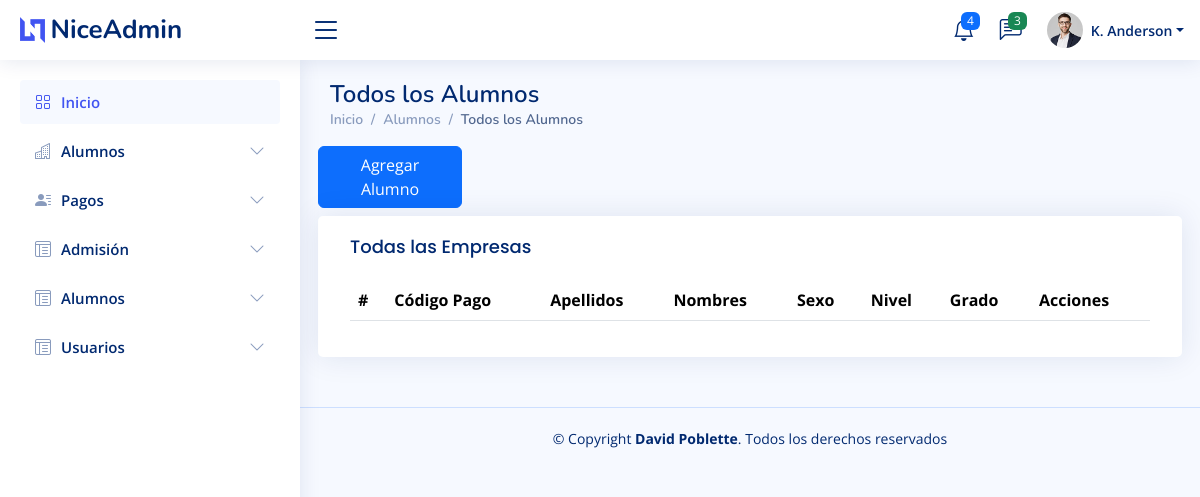
The page /listaAlumnos (signed in) on the database as committed earlier.
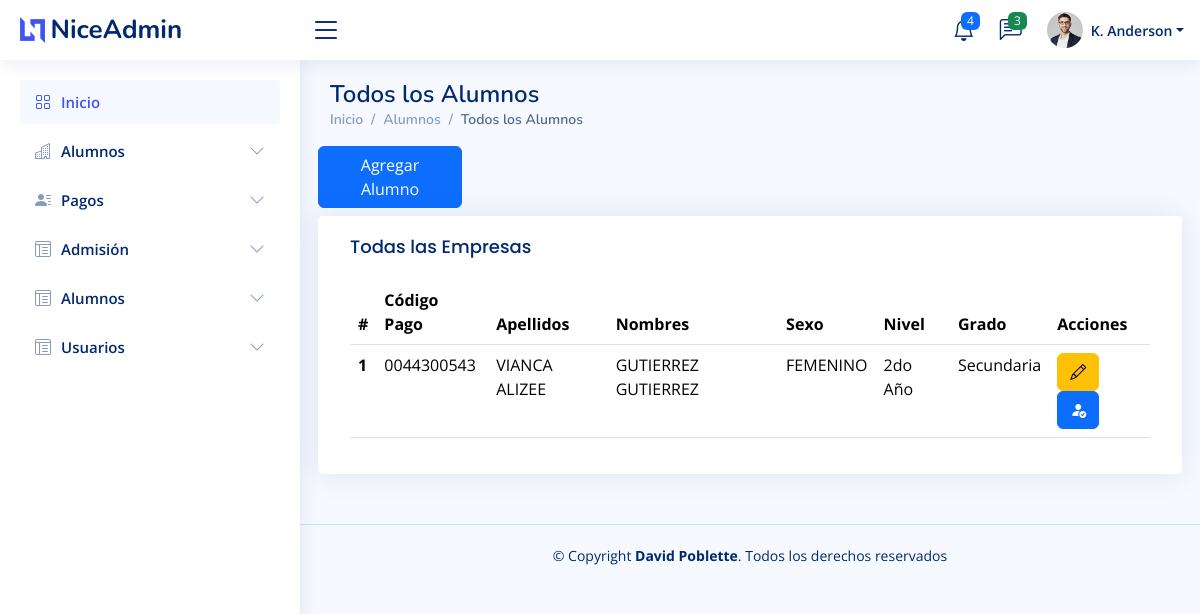
The same page on the database as committed later.
### tables this page shows
CREATE TABLE `alumno`  (
  `idAlumno` int NOT NULL AUTO_INCREMENT,
  `codAlumnoCaja` varchar(25) NULL DEFAULT NULL,
  `nombresAlumno` varchar(150) NOT NULL,
  `apellidosAlumno` varchar(150) NOT NULL,
  `sexoAlumno` varchar(25) NOT NULL,
  `dniAlumno` varchar(25) NOT NULL,
  `fechaNacimiento` date NOT NULL,
  `direccionAlumno` varchar(200) NOT NULL,
  `distritoAlumno` varchar(100) NOT NULL,
  `IEPProcedencia` varchar(200) NOT NULL,
  `seguroSalud` varchar(150) NULL DEFAULT NULL,
  `fechaIngresoVolta` date NOT NULL,
  `numeroEmergencia` varchar(25) NOT NULL,
  `enfermedades` varchar(200) NULL DEFAULT NULL,
  `estadoSiagie` int NULL DEFAULT NULL,
  `fechaCreacion` datetime NOT NULL,
  `fechaActualizacion` datetime NOT NULL,
  PRIMARY KEY (`idAlumno`) USING BTREE
);

CREATE TABLE `grado`  (
  `idGrado` int NOT NULL AUTO_INCREMENT,
  `idNivel` int NOT NULL,
  `descripcionGrado` varchar(150) NOT NULL,
  `fechaCreacion` datetime NOT NULL,
  `fechaActualizacion` datetime NOT NULL,
  PRIMARY KEY (`idGrado`) USING BTREE,
  INDEX `fk_grado_nivel`(`idNivel`) USING BTREE,
  CONSTRAINT `fk_grado_nivel` FOREIGN KEY (`idNivel`) REFERENCES `nivel` (`idNivel`) ON DELETE RESTRICT ON UPDATE RESTRICT
);

CREATE TABLE `nivel`  (
  `idNivel` int NOT NULL AUTO_INCREMENT,
  `descripcionNivel` varchar(100) NOT NULL,
  `fechaCreacion` datetime NOT NULL,
  `fechaActualizacion` datetime NOT NULL,
  PRIMARY KEY (`idNivel`) USING BTREE
);

### controller/template.controller.php (called while the page is built, shortened)
<?php
class ControllerTemplate
{
  static public function ctrTemplate()
  {
    include "views/template.php";
  }
}

### index.php (called while the page is built, shortened)
<?php
require_once "controller/template.controller.php";
require_once "controller/alumnos.controller.php";
require_once "model/alumnos.model.php";
$template = new ControllerTemplate();
$template -> ctrTemplate();

### controller/alumnos.controller.php (called while the page is built, shortened)
<?php
class ControllerAlumnos
{
  public static function ctrGetAlumnos()
  {
    $tabla = "alumno";
    $listaAlumnos = ModelAlumnos::mdlGetAlumnos($tabla);
    return $listaAlumnos;
  }
}

### model/connection.php (called while the page is built)
<?php
class Connection
{
  public static function conn()
  {
    $link = new PDO("mysql:host=localhost;dbname=db_volta", "root", "");
    $link->exec("set names utf8");
    return $link;
  }
}

### model/alumnos.model.php (called while the page is built, shortened)
<?php
require_once "connection.php";
class ModelAlumnos
{
  public static function mdlGetAlumnos($tabla)
  {
    $statement = Connection::conn()->prepare("SELECT
    alumno.idAlumno,
    alumno.codAlumnoCaja,
    alumno.nombresAlumno,
    alumno.apellidosAlumno,
    alumno.sexoAlumno,
    grado.descripcionGrado,
    nivel.descripcionNivel,
    alumno_grado.estadoGradoAlumno
  FROM
    alumno
    INNER JOIN
    alumno_grado
    ON
      alumno.idAlumno = alumno_grado.idAlumno
    INNER JOIN
    grado
    ON
      alumno_grado.idGrado = grado.idGrado
    INNER JOIN
    nivel
    ON
      grado.idNivel = nivel.idNivel
    WHERE alumno_grado.estadoGradoAlumno = 1");
    $statement->execute();
    return $statement->fetchAll();
  }
}

### views/modules/listaAlumnos.php (the view)
<main id="main" class="main">
  <div class="pagetitle">
    <h1>Todos los Alumnos</h1>
    <nav>
      <ol class="breadcrumb">
        <li class="breadcrumb-item"><a href="inicio">Inicio</a></li>
        <li class="breadcrumb-item"><a href="listaAlumnos">Alumnos</a></li>
        <li class="breadcrumb-item active">Todos los Alumnos</li>
      </ol>
    </nav>
  </div>
  <section class="section dashboard">
    <div class="row">
      <div class="col-lg-2">
        <div class="row mb-2">
          <button type="button" class="btn btn-primary btnAgregarNuevoAlumno" id="btnAgregarNuevoAlumno">Agregar Alumno</button>
        </div>
      </div>
      <div class="col-lg-12">
        <div class="row">
          <div class="card">
            <div class="card-body">
              <h5 class="card-title">Todas las Empresas</h5>
              <table class="table datatable">
                <thead>
                  <tr>
                    <th scope="col">#</th>
                    <th scope="col">Código Pago</th>
                    <th scope="col">Apellidos</th>
                    <th scope="col">Nombres</th>
                    <th scope="col">Sexo</th>
                    <th scope="col">Nivel</th>
                    <th scope="col">Grado</th>
                    <th scope="col">Acciones</th>
                  </tr>
                </thead>
                <tbody>
                  <?php
                  $listAlumnos = ControllerAlumnos::ctrGetAlumnos();
                  foreach ($listAlumnos as $key => $value) {
                    echo '
                    <tr>
                      <th scope="row">' . ($key + 1) . '</th>
                      <td>' . ($value["codAlumnoCaja"]) . '</td>
                      <td>' . ($value["nombresAlumno"]) . '</td>
                      <td>' . ($value["apellidosAlumno"]) . '</td>
                      <td>' . ($value["sexoAlumno"]) . '</td>
                      <td>' . ($value["descripcionGrado"]) . '</td>
                      <td>' . ($value["descripcionNivel"]) . '</td>
                      <td>
                        <button type="button" class="btn btn-warning btnEditarAlumno" codAlumno="' . ($value["idAlumno"]) . '"><i class="bi bi-pencil"></i></button>
                        <button type="button" class="btn btn-primary btnVisualizarPagos" codAlumno="' . ($value["idAlumno"]) . '"><i class="bi bi-person-fill-check"></i></button>
                      </td>
                    </tr>
                    ';
                  }
                  ?>
                </tbody>
              </table>
            </div>
          </div>
        </div>
      </div>
    </div>
  </section>
</main>

### views/template.php (shortened to what this page needs)
<!DOCTYPE html>
<html lang="es">
<head>
  <?php require "modules/header.php" ?>
</head>
<body>
  <?php
  if (isset($_SESSION["login"]) && $_SESSION["login"] == "ok") {
    require "modules/navbar.php";
    require "modules/menu.php";
    if (isset($_GET["route"])) {
      if (
        $_GET["route"] == "inicio" ||
        $_GET["route"] == "usuarios" ||
        $_GET["route"] == "listaAlumnos" ||
        $_GET["route"] == "nuevoAlumno" ||
        $_GET["route"] == "cerrarSesion
        "
      ) {
        include "modules/" . $_GET["route"] . ".php";
      } else {
        include "web/404.html";
      }
    } else {
      include "modules/inicio.php";
    }
    echo '<footer>';
    include "modules/footer.php";
    echo '</footer>';
  } else {
    include "modules/login.php";
  }
  ?>
</body>
</html>

### views/modules/header.php (shortened to what this page needs)
<link href="assets/vendor/bootstrap/css/bootstrap.min.css" rel="stylesheet">
<link href="assets/vendor/bootstrap-icons/bootstrap-icons.css" rel="stylesheet">
<link href="assets/vendor/boxicons/css/boxicons.min.css" rel="stylesheet">
<link href="assets/vendor/quill/quill.snow.css" rel="stylesheet">
<link href="assets/vendor/quill/quill.bubble.css" rel="stylesheet">
<link href="assets/vendor/remixicon/remixicon.css" rel="stylesheet">
<link href="assets/vendor/simple-datatables/style.css" rel="stylesheet">
<link href="assets/css/style.css" rel="stylesheet">

### views/modules/navbar.php (shortened to what this page needs)
<header id="header" class="header fixed-top d-flex align-items-center">
  <div class="d-flex align-items-center justify-content-between">
    <a href="inicio" class="logo d-flex align-items-center">
      <img src="assets/img/logo.png" alt="">
      <span class="d-none d-lg-block">NiceAdmin</span>
    </a>
    <i class="bi bi-list toggle-sidebar-btn"></i>
  </div>
  <nav class="header-nav ms-auto">
    <ul class="d-flex align-items-center">
      <li class="nav-item dropdown">
        <a class="nav-link nav-icon" href="#" data-bs-toggle="dropdown">
          <i class="bi bi-bell"></i>
          <span class="badge bg-primary badge-number">4</span>
        </a>
      </li>
      <li class="nav-item dropdown">
        <a class="nav-link nav-icon" href="#" data-bs-toggle="dropdown">
          <i class="bi bi-chat-left-text"></i>
          <span class="badge bg-success badge-number">3</span>
        </a>
      </li>
      <li class="nav-item dropdown pe-3">
        <a class="nav-link nav-profile d-flex align-items-center pe-0" href="#" data-bs-toggle="dropdown">
          <img src="assets/img/profile-img.jpg" alt="Profile" class="rounded-circle">
          <span class="d-none d-md-block dropdown-toggle ps-2">K. Anderson</span>
        </a>
      </li>
    </ul>
  </nav>
</header>

### views/modules/menu.php (shortened to what this page needs)
<aside id="sidebar" class="sidebar">
  <ul class="sidebar-nav" id="sidebar-nav">
    <li class="nav-item">
      <a class="nav-link" href="inicio">
        <i class="bi bi-grid"></i>
        <span>Inicio</span>
      </a>
    </li>
    <li class="nav-item">
      <a class="nav-link collapsed" data-bs-target="#allCompanies" data-bs-toggle="collapse" href="#">
        <i class="bi bi-buildings"></i><span>Alumnos</span><i class="bi bi-chevron-down ms-auto"></i>
      </a>
    </li>
    <li class="nav-item">
      <a class="nav-link collapsed" data-bs-target="#allInteractions" data-bs-toggle="collapse" href="#">
        <i class="bi bi-person-lines-fill"></i><span>Pagos</span><i class="bi bi-chevron-down ms-auto"></i>
      </a>
    </li>
    <li class="nav-item">
      <a class="nav-link collapsed" data-bs-target="#allArticles" data-bs-toggle="collapse" href="#">
        <i class="bi bi-layout-text-window-reverse"></i><span>Admisión</span><i class="bi bi-chevron-down ms-auto"></i>
      </a>
    </li>
    <li class="nav-item">
      <a class="nav-link collapsed" data-bs-target="#allAlumnos" data-bs-toggle="collapse" href="#">
        <i class="bi bi-layout-text-window-reverse"></i><span>Alumnos</span><i class="bi bi-chevron-down ms-auto"></i>
      </a>
    </li>
    <li class="nav-item">
      <a class="nav-link collapsed" data-bs-target="#allUsuarios" data-bs-toggle="collapse" href="#">
        <i class="bi bi-layout-text-window-reverse"></i><span>Usuarios</span><i class="bi bi-chevron-down ms-auto"></i>
      </a>
    </li>
  </ul>
</aside>

### views/modules/footer.php
<footer id="footer" class="footer">
  <div class="copyright">
    &copy; Copyright <strong><span>David Poblette</span></strong>. Todos los derechos reservados
  </div>
</footer>

### assets/css/style.css (style rules this page uses)
:root { scroll-behavior: smooth; }
body { font-family: "Open Sans", sans-serif; background: #f6f9ff; color: #444444; }
a { color: #4154f1; text-decoration: none; }
h1, h2, h3, h4, h5, h6 { font-family: "Nunito", sans-serif; }
#main { margin-top: 60px; padding: 20px 30px; transition: all 0.3s; }
.pagetitle { margin-bottom: 10px; }
.pagetitle h1 { font-size: 24px; margin-bottom: 0; font-weight: 600; color: #012970; }
.card { margin-bottom: 30px; border: none; border-radius: 5px; box-shadow: 0px 0 30px rgba(1, 41, 112, 0.1); }
.card-title { padding: 20px 0 15px 0; font-size: 18px; font-weight: 500; color: #012970; font-family: "Poppins", sans-serif; }
.card-body { padding: 0 20px 20px 20px; }
.breadcrumb { font-size: 14px; font-family: "Nunito", sans-serif; color: #899bbd; font-weight: 600; }
.breadcrumb a { color: #899bbd; transition: 0.3s; }
.breadcrumb .breadcrumb-item::before { color: #899bbd; }
.breadcrumb .active { color: #51678f; font-weight: 600; }
.logo { line-height: 1; }
@media (min-width: 1200px) { .logo { width: 280px; } }
.logo img { max-height: 26px; margin-right: 6px; }
.logo span { font-size: 26px; font-weight: 700; color: #012970; font-family: "Nunito", sans-serif; }
.header { transition: all 0.5s; z-index: 997; height: 60px; box-shadow: 0px 2px 20px rgba(1, 41, 112, 0.1); background-color: #fff; padding-left: 20px; }
.header .toggle-sidebar-btn { font-size: 32px; padding-left: 10px; cursor: pointer; color: #012970; }
.header-nav ul { list-style: none; }
.header-nav>ul { margin: 0; padding: 0; }
.header-nav .nav-icon { font-size: 22px; color: #012970; margin-right: 25px; position: relative; }
.header-nav .nav-profile { color: #012970; }
.header-nav .nav-profile img { max-height: 36px; }
.header-nav .nav-profile span { font-size: 14px; font-weight: 600; }
.header-nav .badge-number { position: absolute; inset: -2px -5px auto auto; font-weight: normal; font-size: 12px; padding: 3px 6px; }
.sidebar { position: fixed; top: 60px; left: 0; bottom: 0; width: 300px; z-index: 996; transition: all 0.3s; padding: 20px; overflow-y: auto; scrollbar-width: thin; scrollbar-color: #aab7cf transparent; box-shadow: 0px 0px 20px rgba(1, 41, 112, 0.1); background-color: #fff; }
@media (min-width: 1200px) { #main, #footer { margin-left: 300px; } }
.sidebar-nav { padding: 0; margin: 0; list-style: none; }
.sidebar-nav li { padding: 0; margin: 0; list-style: none; }
.sidebar-nav .nav-item { margin-bottom: 5px; }
.sidebar-nav .nav-link { display: flex; align-items: center; font-size: 15px; font-weight: 600; color: #4154f1; transition: 0.3; background: #f6f9ff; padding: 10px 15px; border-radius: 4px; }
.sidebar-nav .nav-link i { font-size: 16px; margin-right: 10px; color: #4154f1; }
.sidebar-nav .nav-link.collapsed { color: #012970; background: #fff; }
.sidebar-nav .nav-link.collapsed i { color: #899bbd; }
.sidebar-nav .nav-link .bi-chevron-down { margin-right: 0; transition: transform 0.2s ease-in-out; }
.footer { padding: 20px 0; font-size: 14px; transition: all 0.3s; border-top: 1px solid #cddfff; }
.footer .copyright { text-align: center; color: #012970; }

Rows that differ between the two databases and show on the page:
added alumno: codAlumnoCaja "0044300543", nombresAlumno "VIANCA ALIZEE", apellidosAlumno "GUTIERREZ GUTIERREZ", sexoAlumno "FEMENINO", grado.descripcionGrado "2do Año", nivel.descripcionNivel "Secundaria"
